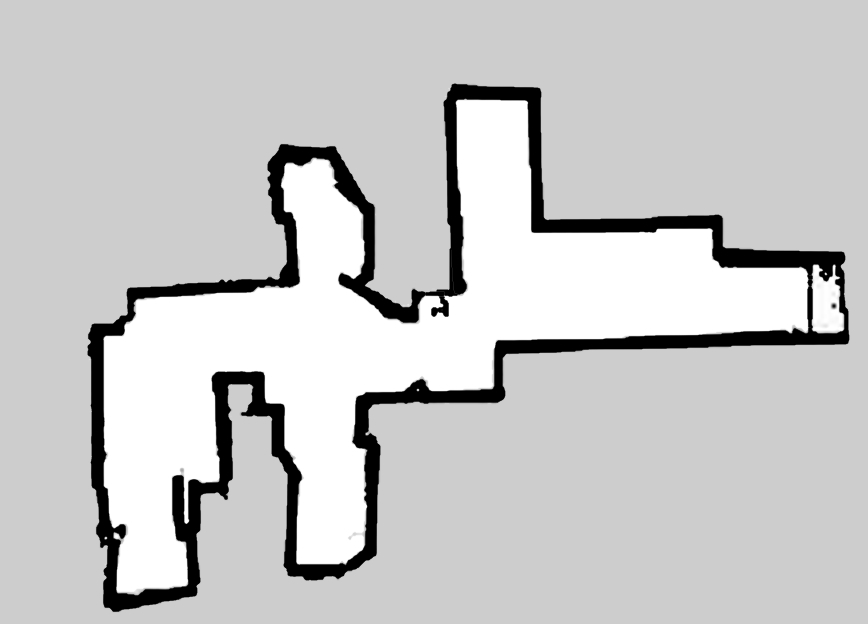
#> input picture img/mymap_22.jpg, 868 x 624 px, found by its file name
$ python inter_proba_1.py   (older library calls are emulated)
#> lines starting #> are read from the running program, lines starting #| are printed output that depends on the picture; after the words box and inside, x2 and y2 are one past the last pixel; in counts of white or black regions, pixels touching at a corner belong together
#> further down, img is the input picture: shape (624, 868, 3); min 0, max 255, mean 199.7
import cv2
import numpy as np
import os
import random
import sys
import math

from skimage.morphology import watershed
from skimage.feature import peak_local_max
from skimage import morphology
from scipy import ndimage
from skimage.measure import regionprops

class PathFinder:

    def __init__(self, contours, src_image, GRID_SIZE = 10, border_in = 5):
        if src_image.shape[0] == 0 or src_image.shape[1] == 0:
            raise Exception('src_image has 0 shape')
        if len(contours)==0:
            raise Exception('contours len is 0')
        if GRID_SIZE==0:
            raise Exception('GRID_SIZE is 0!')

        self.GRID_SIZE = GRID_SIZE
        self.border_in = border_in
        self.src_image = src_image
        self.contours = contours
        self.array_of_contours = np.empty(shape=[0, 2],dtype=int)
        for c in contours:
            self.array_of_contours = np.concatenate((self.array_of_contours,np.array(c).reshape(-1,2)))

    def line_intersection(self, line1, line2):
        xdiff = (line1[0][0] - line1[1][0], line2[0][0] - line2[1][0])
        ydiff = (line1[0][1] - line1[1][1], line2[0][1] - line2[1][1])

        def det(a, b):
            return a[0] * b[1] - a[1] * b[0]

        div = det(xdiff, ydiff)
        if div == 0 :#or div >= max_w or div >= max_h:
            return None

        d = (det(*line1), det(*line2))
        x = det(d, xdiff) / div
        y = det(d, ydiff) / div
        return int(x), int(y)

    def dist(self, p1, p2):
        return math.hypot(p2[0] - p1[0], p2[1] - p1[1])

    def getNeibors(self, p, arr, trd, take_first=False):
        result = []

        for x, y in arr:
            if p[0]!=x or p[1]!=y:
                z = self.dist(p, (x, y))
                if z>=0 and z<=trd and not (x, y, z) in result:
                    result.append((x, y, z))
        result = sorted(result, key=lambda s: s[2])
        return result

    def get_relevant_points(self, neibors,un_x, un_x_ptr,ok_arr):
        result = []
        for n in neibors:
            if n[0] in un_x[:un_x_ptr] and not (n[0],n[1]) in ok_arr:
                result.append(n)
        return result

    def get_route(self, visualize=False,visualize_grid=False,):
        int_points = []
        y_min = min(self.array_of_contours[:,1:])[0]
        y_max = max(self.array_of_contours[:,1:])[0]+self.GRID_SIZE

        x_min = min(self.array_of_contours[:,:1])[0]
        x_max = max(self.array_of_contours[:,:1])[0]+self.GRID_SIZE
        prev = (None,None)

        height = self.src_image.shape[0]
        width  = self.src_image.shape[1]
        for x in range(x_min, x_max, self.GRID_SIZE):
            if visualize_grid:
                cv2.line(self.src_image, (x, 0), (x, height), (255, 0, 0), 1, 1)
            for y in range(y_min, y_max, self.GRID_SIZE):
                if visualize_grid:
                    cv2.line(self.src_image, (0, y), (width, y), (255, 0, 0), 1, 1)
                vvv = self.line_intersection(((x, 0), (x, height)),((0, y), (width, y)))
                if vvv:
                    for c in self.contours:
                        is_in = cv2.pointPolygonTest(c, (vvv[0], vvv[1]), True)
                        if is_in >= self.border_in:
                            int_points.append((vvv[0], vvv[1]))
                            if visualize:
                                cv2.circle(self.src_image, (vvv[0], vvv[1]),1, (0,0,255), -1)

        if len(int_points)==0:
            return []
            #raise Exception('int_points is empty, something go wrong')
        #OK!!!!!!!!!!!!!!!!!!
        un_x = np.unique(np.array(int_points)[:,:1], axis=0)
        un_x_ptr = 0
        neibor_distance = 8
        k=0
        ok_arr = []
        # for xy in int_points:
        xy = int_points[0]
        while True:
            x=xy[0]
            y=xy[1]

            cv2.circle(self.src_image, (x,y),1, (255,255,255), -1)

            neibors = self.getNeibors(xy,int_points,neibor_distance)
            relevant_points = self.get_relevant_points(neibors,un_x, un_x_ptr,ok_arr)


            if len(relevant_points)>0:
                relevant_points_fst = sorted(relevant_points, key=lambda s: s[2])[0]
                if not relevant_points_fst in ok_arr:
                    ok_arr.append((relevant_points_fst[0],relevant_points_fst[1]))
                    cv2.line(self.src_image, (x,y), (relevant_points_fst[0],relevant_points_fst[1]), (0, 0, 0), 1, 1)
                    xy = relevant_points_fst
                else:
                    un_x_ptr+=1
                    if len(un_x)<=un_x_ptr:
                        break
            else:
                all_neibors = [n for n in self.getNeibors(xy,int_points,x_max+y_max,True) if not (n[0],n[1]) in ok_arr]
                if len(all_neibors)>0 and all_neibors[0][2] > neibor_distance:
                    #just to first
                    ok_arr.append((all_neibors[0][0],all_neibors[0][1]))
                    cv2.line(self.src_image, (x,y), (all_neibors[0][0],all_neibors[0][1]), (0, 0, 0), 1, 1)
                    xy = all_neibors[0]
                else:
                    un_x_ptr+=1
                    if len(un_x)<=un_x_ptr:
                        break
            # for n in neibors:
            #     cv2.line(self.src_image, (x,y), (x,y), (0, 0, 0), 1, 1)
            if k>1117111:
                break
            k+=1
        return ok_arr

def get_conturs(img):
    gray = cv2.cvtColor(img, cv2.COLOR_BGR2GRAY)
    flag, image = cv2.threshold(gray, 205, 255, cv2.THRESH_BINARY)
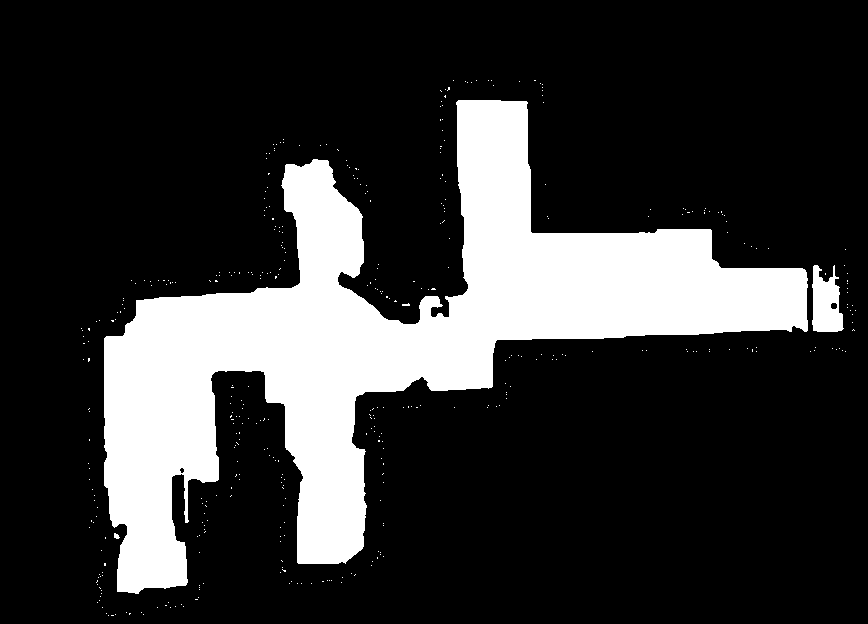
#> image: shape (624, 868); 20.8% white; 415 white regions (412 under 20 px), largest, box (x1, y1, x2, y2) and area: (104, 100, 808, 594) 110638, (812, 265, 844, 332) 1523, (114, 533, 120, 539) 25

    distance = cv2.distanceTransform(image, cv2.DIST_C, 5)
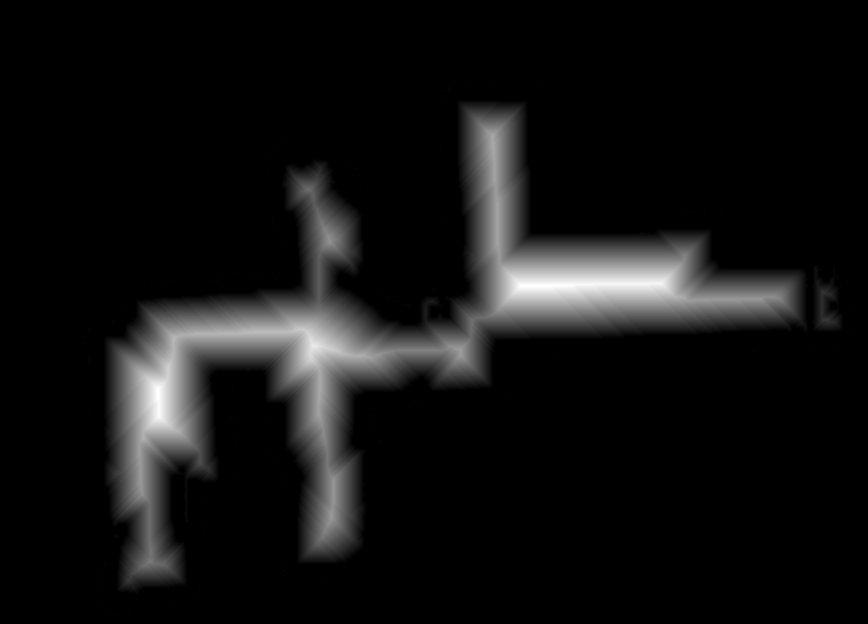
#> distance: shape (624, 868) float32; min 0, max 53, mean 3.8; drawn with min black and max white
    local_maxi = peak_local_max(distance, indices=False, footprint=np.ones((60, 60)), labels=image)
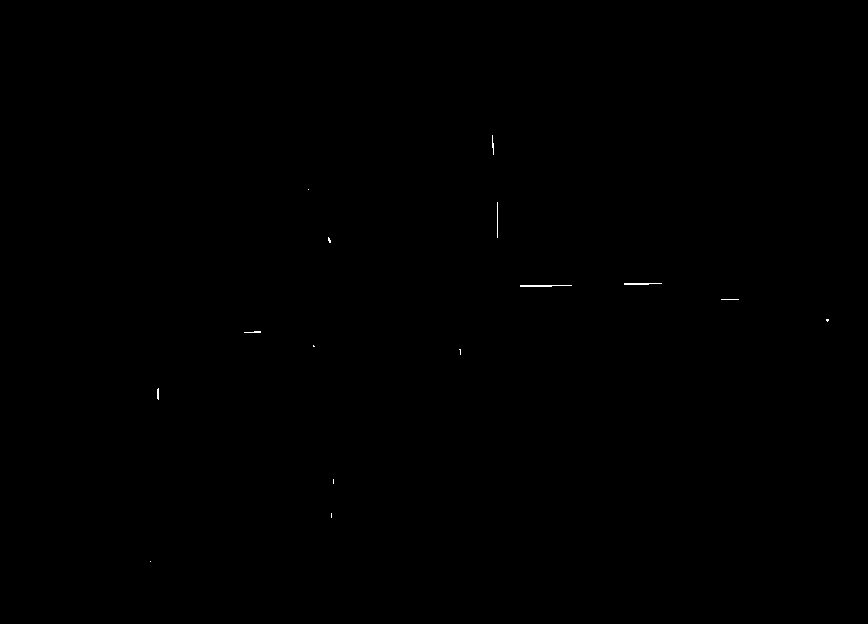
#> local_maxi: shape (624, 868) bool; 0.06% white in thin lines or dots, all inside (x1, y1, x2, y2) = (150, 135, 829, 562)
    markers = morphology.label(local_maxi)
#> markers: shape (624, 868) int32; 16 distinct labels, from 0 to 15
    labels_ws = watershed(-distance, markers, mask=image)
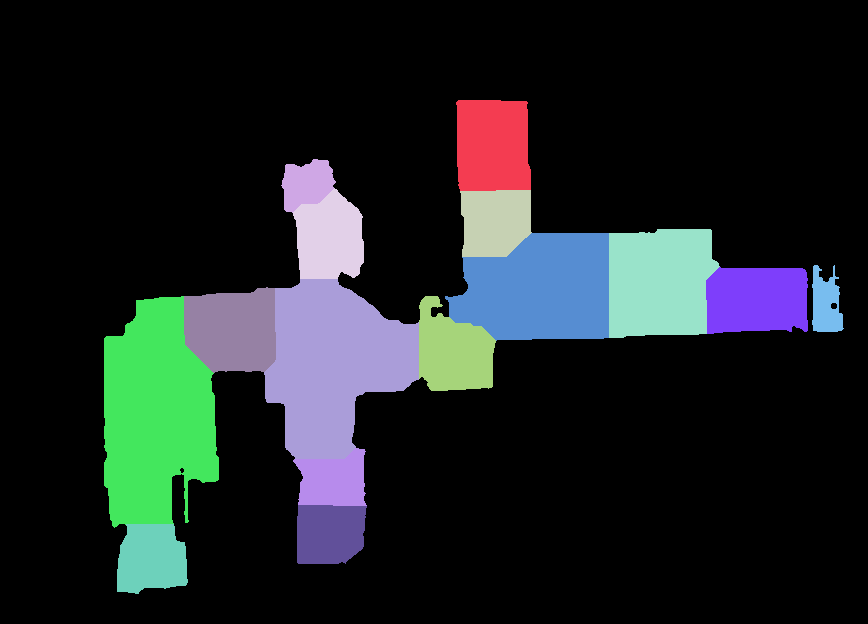
#> labels_ws: shape (624, 868) int32; 16 distinct labels, from 0 to 15; one colour per label, 0 black
    result=[]

    for label in np.unique(labels_ws):
        if label == 0:
            continue

        # draw label on the mask
        mask = np.zeros(image.shape, dtype="uint8")
        mask[labels_ws == label] = 255
        contours, hierarchy = cv2.findContours(mask.copy(), cv2.RETR_LIST, cv2.CHAIN_APPROX_SIMPLE)
        result.append(contours)
#> this loop made 16 passes
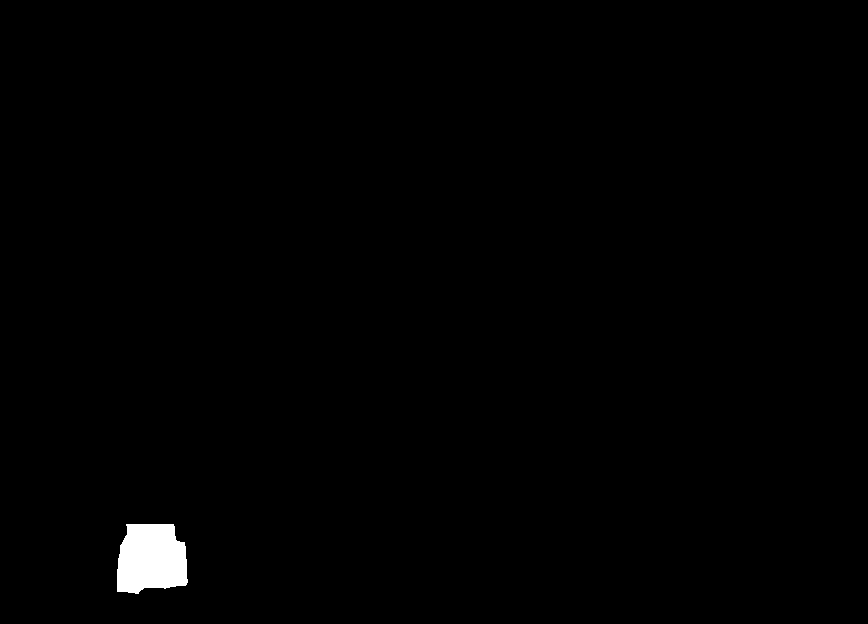
#> mask: shape (624, 868); 0.76% white; 1 white region, box (x1, y1, x2, y2) and area: (117, 524, 188, 594) 4125
#> after the loop, result = 15 items

    return result


# img = cv2.imread('f:\Project\map.jpg',-1)
# img = cv2.imread('f:\Project\map\mymap_2.jpg',-1)
img = cv2.imread('/home/pi/git/map_test/img/mymap_22.jpg')#
cnts = get_conturs(img)
#> cnts = 15 items
i=0

for cnt in cnts:
    pth = PathFinder(cnt,img,10,5)
    qqq = pth.get_route(i==13)
    for c in cnt:
        if cv2.contourArea(c) > 100:
            cv2.drawContours(img, [c], -1, (0, 0, 255), 1, 1)
    i+=1
#> this loop made 15 passes
#> (y_min in get_route, y_max in get_route, x_min in get_route, x_max in get_route, height in get_route, width in get_route) on pass 1: (100, 200, 456, 540, 624, 868)
#> (y_min in get_route, y_max in get_route, x_min in get_route, x_max in get_route, height in get_route, width in get_route) on pass 2: (159, 222, 281, 345, 624, 868)
#> pass 3, in __init__ (call 3), `self.src_image = src_image`:
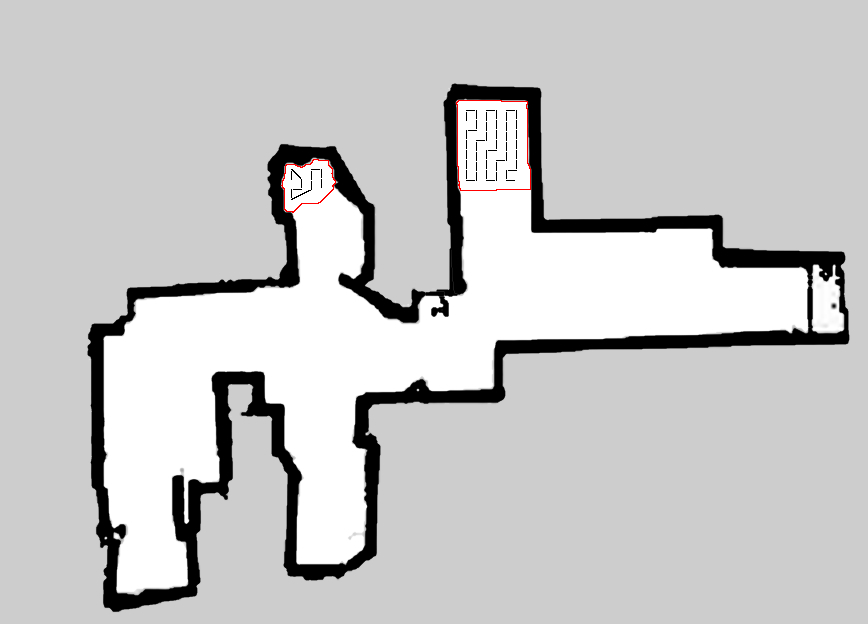
#> self.src_image: shape (624, 868, 3); mean B, G, R 199.2, 199.2, 199.5
#> after the loop:
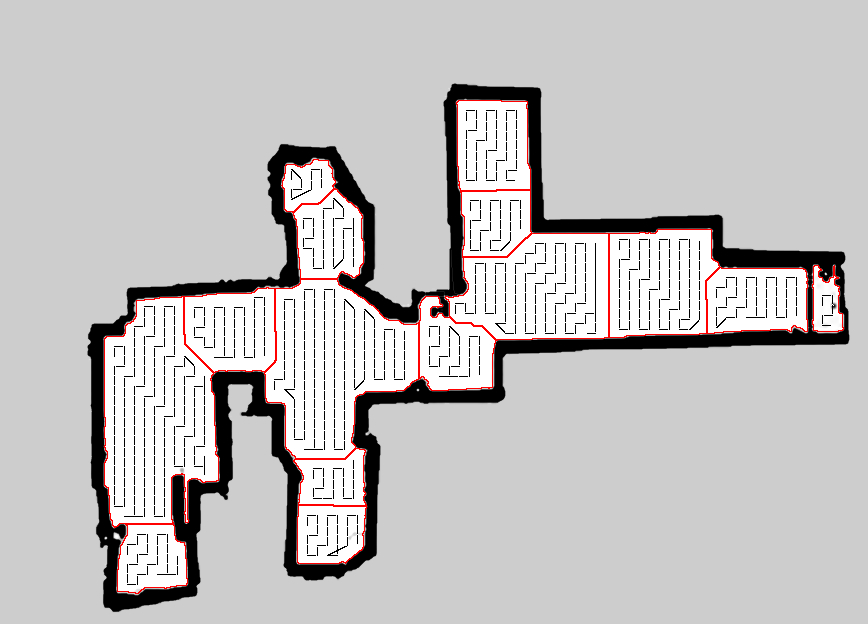
#> img: shape (624, 868, 3); 2.51% of pixels changed, all inside (x1, y1, x2, y2) = (104, 100, 844, 594)

cv2.imshow("drawCntsImg.jpg", img)
cv2.imshow("drawCntsImg2.jpg", pth.src_image)
cv2.waitKey(0)

#https://stackoverflow.com/questions/60479830/extracting-objects-after-watershed-segmentation
